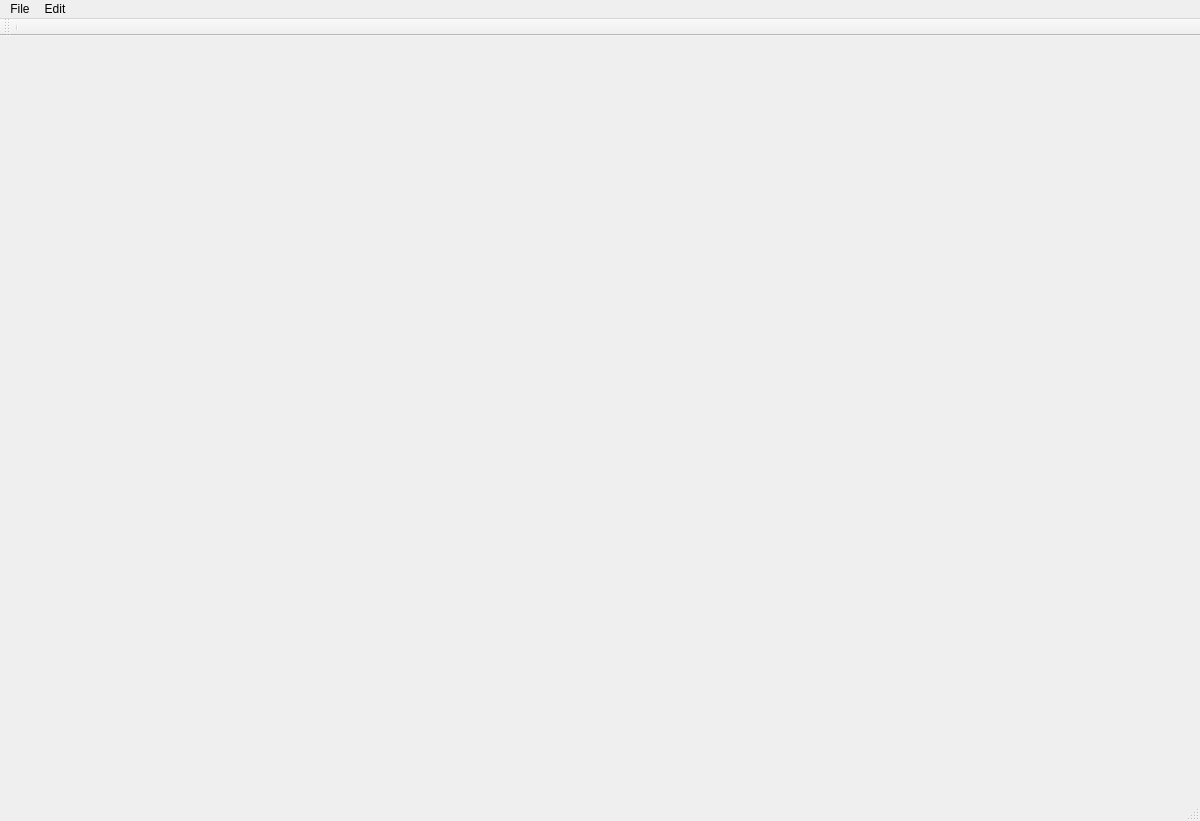
<?xml version="1.0" encoding="UTF-8"?>
<ui version="4.0">
 <class>MainWindow</class>
 <widget class="QMainWindow" name="MainWindow">
  <property name="geometry">
   <rect>
    <x>0</x>
    <y>0</y>
    <width>1200</width>
    <height>800</height>
   </rect>
  </property>
  <property name="windowTitle">
   <string>murfi</string>
  </property>
  <widget class="QWidget" name="gridLayoutWidget">
    <property name="geometry">
      <rect>
        <x>-1</x>
        <y>-1</y>
        <width>1200</width>
        <height>743</height>
      </rect>
    </property>
    <property name="sizePolicy">
      <sizepolicy hsizetype="Expanding" vsizetype="Expanding">
        <horstretch>0</horstretch>
        <verstretch>0</verstretch>
      </sizepolicy>
    </property>
    <layout class="QGridLayout" name="gridLayout">
      <item row="0" column="0" rowspan="3">
        <widget class="ImageWidget" name="imageWidget" native="true">
          <property name="sizePolicy">
            <sizepolicy hsizetype="Expanding" vsizetype="Expanding">
              <horstretch>2</horstretch>
              <verstretch>0</verstretch>
            </sizepolicy>
          </property>
          <property name="minimumSize">
            <size>
              <width>741</width>
              <height>741</height>
            </size>
          </property>
        </widget>
      </item>
      <item row="0" column="1">
        <widget class="QCustomPlot" name="designPlotWidget" native="true">
          <property name="sizePolicy">
            <sizepolicy hsizetype="Expanding" vsizetype="Expanding">
              <horstretch>1</horstretch>
              <verstretch>0</verstretch>
            </sizepolicy>
          </property>
          <property name="minimumSize">
            <size>
              <width>400</width>
              <height>220</height>
            </size>
          </property>
        </widget>
      </item>
      <item row="1" column="1">
        <widget class="QCustomPlot" name="roiPlotWidget" native="true">
          <property name="sizePolicy">
            <sizepolicy hsizetype="Expanding" vsizetype="Expanding">
              <horstretch>1</horstretch>
              <verstretch>0</verstretch>
            </sizepolicy>
          </property>
          <property name="minimumSize">
            <size>
              <width>400</width>
              <height>220</height>
            </size>
          </property>
        </widget>
      </item>
      <item row="2" column="1">
        <widget class="QCustomPlot" name="motionPlotWidget" native="true">
          <property name="sizePolicy">
            <sizepolicy hsizetype="Expanding" vsizetype="Expanding">
              <horstretch>1</horstretch>
              <verstretch>0</verstretch>
            </sizepolicy>
          </property>
          <property name="minimumSize">
            <size>
              <width>400</width>
              <height>220</height>
            </size>
          </property>
        </widget>
      </item>
    </layout>
  </widget>
  <widget class="QMenuBar" name="menuBar">
   <property name="geometry">
    <rect>
     <x>0</x>
     <y>0</y>
     <width>1200</width>
     <height>20</height>
    </rect>
   </property>
   <widget class="QMenu" name="menuFile">
    <property name="title">
     <string>File</string>
    </property>
    <widget class="QMenu" name="menuNewRun">
     <property name="title">
      <string>New run</string>
     </property>
     <addaction name="actionUnivariate"/>
     <addaction name="actionMultivariate"/>
     <addaction name="actionLocalizer"/>
    </widget>
    <addaction name="menuNewRun"/>
    <addaction name="actionOpen"/>
    <addaction name="actionSave"/>
    <addaction name="actionSaveAs"/>
    <addaction name="actionQuit"/>
   </widget>
   <widget class="QMenu" name="menuEdit">
    <property name="title">
     <string>Edit</string>
    </property>
    <addaction name="actionDesign"/>
    <addaction name="actionStimulus"/>
   </widget>
   <addaction name="menuFile"/>
   <addaction name="menuEdit"/>
  </widget>
  <widget class="QToolBar" name="mainToolBar">
   <attribute name="toolBarArea">
    <enum>TopToolBarArea</enum>
   </attribute>
   <attribute name="toolBarBreak">
    <bool>false</bool>
   </attribute>
   <addaction name="separator"/>
  </widget>
  <widget class="QStatusBar" name="statusBar"/>
  <action name="actionUnivariate">
   <property name="text">
    <string>Univariate</string>
   </property>
  </action>
  <action name="actionMultivariate">
   <property name="text">
    <string>Multivariate</string>
   </property>
  </action>
  <action name="actionLocalizer">
   <property name="text">
    <string>Localizer</string>
   </property>
  </action>
  <action name="actionOpen">
   <property name="text">
    <string>Open run</string>
   </property>
   <property name="shortcut">
    <string>Ctrl+O</string>
   </property>
  </action>
  <action name="actionSave">
   <property name="text">
    <string>Save run</string>
   </property>
   <property name="shortcut">
    <string>Ctrl+S</string>
   </property>
  </action>
  <action name="actionSaveAs">
   <property name="text">
    <string>Save run As</string>
   </property>
   <property name="shortcut">
    <string>Ctrl+Shift+S</string>
   </property>
  </action>
  <action name="actionQuit">
   <property name="text">
    <string>Quit</string>
   </property>
   <property name="shortcut">
    <string>Ctrl+Q</string>
   </property>
  </action>
  <action name="actionDesign">
   <property name="text">
    <string>Design</string>
   </property>
  </action>
  <action name="actionStimulus">
   <property name="text">
    <string>Stimulus</string>
   </property>
  </action>
 </widget>
 <layoutdefault spacing="6" margin="11"/>
 <customwidgets>
  <customwidget>
   <class>ImageWidget</class>
   <extends>QWidget</extends>
   <header>ImageWidget.h</header>
   <container>1</container>
  </customwidget>
  <customwidget>
   <class>QCustomPlot</class>
   <extends>QWidget</extends>
   <header>qcustomplot.h</header>
  </customwidget>
 </customwidgets>
 <resources/>
 <connections>
  <connection>
   <sender>actionQuit</sender>
   <signal>triggered()</signal>
   <receiver>MainWindow</receiver>
   <slot>close()</slot>
   <hints>
    <hint type="sourcelabel">
     <x>-1</x>
     <y>-1</y>
    </hint>
    <hint type="destinationlabel">
     <x>20</x>
     <y>20</y>
    </hint>
   </hints>
  </connection>
  <connection>
   <sender>actionUnivariate</sender>
   <signal>triggered()</signal>
   <receiver>MainWindow</receiver>
   <slot>newUnivariateRun()</slot>
   <hints>
    <hint type="sourcelabel">
     <x>-1</x>
     <y>-1</y>
    </hint>
    <hint type="destinationlabel">
     <x>20</x>
     <y>20</y>
    </hint>
   </hints>
  </connection>
  <connection>
   <sender>actionOpen</sender>
   <signal>triggered()</signal>
   <receiver>MainWindow</receiver>
   <slot>openRun()</slot>
   <hints>
    <hint type="sourcelabel">
     <x>-1</x>
     <y>-1</y>
    </hint>
    <hint type="destinationlabel">
     <x>20</x>
     <y>20</y>
    </hint>
   </hints>
  </connection>
  <connection>
   <sender>actionDesign</sender>
   <signal>triggered()</signal>
   <receiver>MainWindow</receiver>
   <slot>editDesign()</slot>
   <hints>
    <hint type="sourcelabel">
     <x>-1</x>
     <y>-1</y>
    </hint>
    <hint type="destinationlabel">
     <x>20</x>
     <y>20</y>
    </hint>
   </hints>
  </connection>
 </connections>
</ui>
